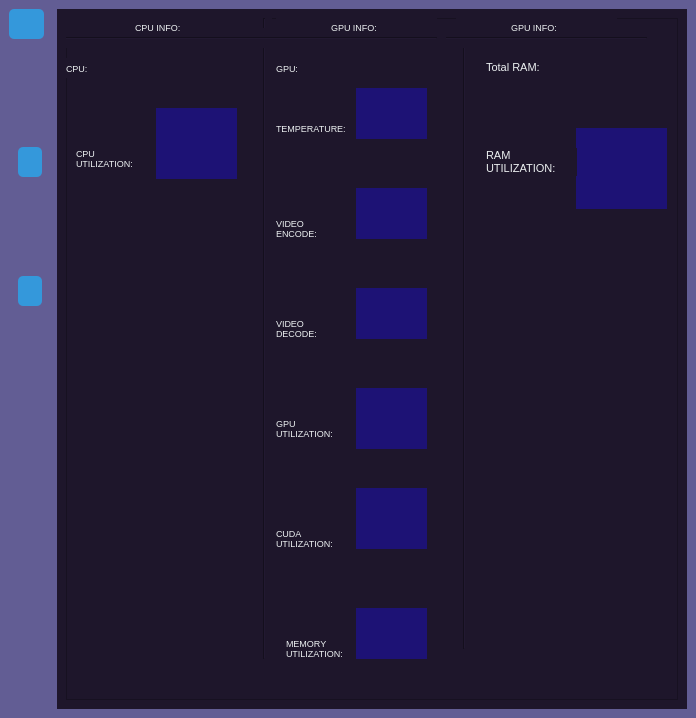
<?xml version="1.0" encoding="UTF-8"?>
<ui version="4.0">
 <class>MainWindow</class>
 <widget class="QMainWindow" name="MainWindow">
  <property name="geometry">
   <rect>
    <x>0</x>
    <y>0</y>
    <width>696</width>
    <height>718</height>
   </rect>
  </property>
  <property name="windowTitle">
   <string>MainWindow</string>
  </property>
  <property name="styleSheet">
   <string notr="true">

/* Central Widget */
QWidget#centralwidget {
    background-color: #625d94;
}

/* Labels */
QLabel {
    color: #ECF0F1;
}

/* Progress Bars */
QProgressBar {
    background-color: #34495E;
    color: #ECF0F1;
    border: none;
    border-radius: 5px;
    text-align: center;
}

QProgressBar::chunk {
    background-color: #3498DB;
    border-radius: 5px;
}

/* Buttons */
QPushButton {
    background-color: #3498DB;
    color: #ECF0F1;
    border: none;
    border-radius: 5px;
    padding: 8px 16px;
}

QPushButton:hover {
    background-color: #2980B9;
}

QPushButton:pressed {
    background-color: #1B4F72;
}

/* Group Boxes */
QGroupBox {
    background-color: #34495E;
    border: none;
    border-radius: 5px;
    padding: 10px;
}

QGroupBox::title {
    subcontrol-origin: margin;
    subcontrol-position: top center;
    padding: 0 3px;
    color: #ECF0F1;
}

/* Round Progress Bar */
RoundProgressBar {
    background-color: #34495E;
    color: #ECF0F1;
    border-radius: 50%;
}

RoundProgressBar[barStyle=&quot;2&quot;] {
    background-color: transparent;
}

RoundProgressBar[barStyle=&quot;2&quot;]::chunk {
    border-radius: 50%;
    background-color: #3498DB;
}</string>
  </property>
  <widget class="QWidget" name="centralwidget">
   <layout class="QGridLayout" name="gridLayout">
    <item row="1" column="1" rowspan="2">
     <widget class="QCustomQStackedWidget" name="myStackedWidget">
      <property name="sizePolicy">
       <sizepolicy hsizetype="Minimum" vsizetype="Minimum">
        <horstretch>0</horstretch>
        <verstretch>0</verstretch>
       </sizepolicy>
      </property>
      <property name="styleSheet">
       <string notr="true">
QWidget {
    background-color: #1e162b;
}
</string>
      </property>
      <widget class="QWidget" name="page">
       <layout class="QGridLayout" name="gridLayout_3">
        <item row="0" column="0">
         <widget class="QFrame" name="frame">
          <property name="styleSheet">
           <string notr="true">/* Central Widget */
QWidget {
    background-color: #1e162b;
}
</string>
          </property>
          <property name="frameShape">
           <enum>QFrame::StyledPanel</enum>
          </property>
          <property name="frameShadow">
           <enum>QFrame::Raised</enum>
          </property>
          <widget class="QLabel" name="label_CPU">
           <property name="geometry">
            <rect>
             <x>0</x>
             <y>40</y>
             <width>191</width>
             <height>20</height>
            </rect>
           </property>
           <property name="minimumSize">
            <size>
             <width>0</width>
             <height>19</height>
            </size>
           </property>
           <property name="maximumSize">
            <size>
             <width>16777215</width>
             <height>20</height>
            </size>
           </property>
           <property name="font">
            <font>
             <pointsize>7</pointsize>
            </font>
           </property>
           <property name="text">
            <string>CPU:</string>
           </property>
           <property name="margin">
            <number>0</number>
           </property>
           <property name="indent">
            <number>0</number>
           </property>
          </widget>
          <widget class="roundProgressBar" name="widget_cpu" native="true">
           <property name="geometry">
            <rect>
             <x>90</x>
             <y>90</y>
             <width>81</width>
             <height>71</height>
            </rect>
           </property>
           <property name="maximumSize">
            <size>
             <width>200</width>
             <height>200</height>
            </size>
           </property>
           <property name="styleSheet">
            <string notr="true">/* Central Widget */
QWidget {
    background-color: #1d1275;
}
</string>
           </property>
          </widget>
          <widget class="roundProgressBar" name="widget_ram" native="true">
           <property name="geometry">
            <rect>
             <x>510</x>
             <y>110</y>
             <width>91</width>
             <height>81</height>
            </rect>
           </property>
           <property name="maximumSize">
            <size>
             <width>118</width>
             <height>100</height>
            </size>
           </property>
           <property name="styleSheet">
            <string notr="true">/* Central Widget */
QWidget {
    background-color: #1d1275;
}
</string>
           </property>
          </widget>
          <widget class="QLabel" name="label_RAM">
           <property name="geometry">
            <rect>
             <x>420</x>
             <y>40</y>
             <width>91</width>
             <height>19</height>
            </rect>
           </property>
           <property name="sizePolicy">
            <sizepolicy hsizetype="Minimum" vsizetype="Minimum">
             <horstretch>0</horstretch>
             <verstretch>0</verstretch>
            </sizepolicy>
           </property>
           <property name="minimumSize">
            <size>
             <width>0</width>
             <height>19</height>
            </size>
           </property>
           <property name="maximumSize">
            <size>
             <width>16777215</width>
             <height>18</height>
            </size>
           </property>
           <property name="font">
            <font>
             <pointsize>8</pointsize>
            </font>
           </property>
           <property name="text">
            <string>Total RAM:</string>
           </property>
           <property name="margin">
            <number>0</number>
           </property>
           <property name="indent">
            <number>0</number>
           </property>
          </widget>
          <widget class="Line" name="line">
           <property name="geometry">
            <rect>
             <x>190</x>
             <y>0</y>
             <width>16</width>
             <height>641</height>
            </rect>
           </property>
           <property name="orientation">
            <enum>Qt::Vertical</enum>
           </property>
          </widget>
          <widget class="Line" name="line_2">
           <property name="geometry">
            <rect>
             <x>390</x>
             <y>0</y>
             <width>16</width>
             <height>631</height>
            </rect>
           </property>
           <property name="orientation">
            <enum>Qt::Vertical</enum>
           </property>
          </widget>
          <widget class="QLabel" name="label_GPU">
           <property name="geometry">
            <rect>
             <x>210</x>
             <y>40</y>
             <width>161</width>
             <height>20</height>
            </rect>
           </property>
           <property name="sizePolicy">
            <sizepolicy hsizetype="Minimum" vsizetype="Minimum">
             <horstretch>0</horstretch>
             <verstretch>0</verstretch>
            </sizepolicy>
           </property>
           <property name="minimumSize">
            <size>
             <width>0</width>
             <height>19</height>
            </size>
           </property>
           <property name="maximumSize">
            <size>
             <width>16777215</width>
             <height>20</height>
            </size>
           </property>
           <property name="font">
            <font>
             <pointsize>7</pointsize>
            </font>
           </property>
           <property name="text">
            <string>GPU:</string>
           </property>
           <property name="margin">
            <number>0</number>
           </property>
           <property name="indent">
            <number>0</number>
           </property>
          </widget>
          <widget class="roundProgressBar" name="widget_gpu" native="true">
           <property name="geometry">
            <rect>
             <x>290</x>
             <y>370</y>
             <width>71</width>
             <height>61</height>
            </rect>
           </property>
           <property name="maximumSize">
            <size>
             <width>200</width>
             <height>200</height>
            </size>
           </property>
           <property name="styleSheet">
            <string notr="true">/* Central Widget */
QWidget {
    background-color: #1d1275;
}
</string>
           </property>
          </widget>
          <widget class="QLabel" name="label_CPU_2">
           <property name="geometry">
            <rect>
             <x>0</x>
             <y>0</y>
             <width>191</width>
             <height>19</height>
            </rect>
           </property>
           <property name="minimumSize">
            <size>
             <width>0</width>
             <height>19</height>
            </size>
           </property>
           <property name="maximumSize">
            <size>
             <width>16777215</width>
             <height>20</height>
            </size>
           </property>
           <property name="font">
            <font>
             <pointsize>7</pointsize>
            </font>
           </property>
           <property name="text">
            <string>CPU INFO:</string>
           </property>
           <property name="margin">
            <number>0</number>
           </property>
           <property name="indent">
            <number>69</number>
           </property>
          </widget>
          <widget class="QLabel" name="label_CPU_4">
           <property name="geometry">
            <rect>
             <x>210</x>
             <y>0</y>
             <width>161</width>
             <height>19</height>
            </rect>
           </property>
           <property name="sizePolicy">
            <sizepolicy hsizetype="Minimum" vsizetype="Minimum">
             <horstretch>0</horstretch>
             <verstretch>0</verstretch>
            </sizepolicy>
           </property>
           <property name="minimumSize">
            <size>
             <width>0</width>
             <height>19</height>
            </size>
           </property>
           <property name="maximumSize">
            <size>
             <width>16777215</width>
             <height>20</height>
            </size>
           </property>
           <property name="font">
            <font>
             <pointsize>7</pointsize>
            </font>
           </property>
           <property name="text">
            <string>GPU INFO:</string>
           </property>
           <property name="margin">
            <number>0</number>
           </property>
           <property name="indent">
            <number>55</number>
           </property>
          </widget>
          <widget class="QLabel" name="label_GPU_2">
           <property name="geometry">
            <rect>
             <x>210</x>
             <y>400</y>
             <width>71</width>
             <height>20</height>
            </rect>
           </property>
           <property name="sizePolicy">
            <sizepolicy hsizetype="Minimum" vsizetype="Minimum">
             <horstretch>0</horstretch>
             <verstretch>0</verstretch>
            </sizepolicy>
           </property>
           <property name="minimumSize">
            <size>
             <width>0</width>
             <height>19</height>
            </size>
           </property>
           <property name="maximumSize">
            <size>
             <width>16777215</width>
             <height>20</height>
            </size>
           </property>
           <property name="font">
            <font>
             <pointsize>7</pointsize>
            </font>
           </property>
           <property name="text">
            <string>GPU UTILIZATION:</string>
           </property>
           <property name="scaledContents">
            <bool>true</bool>
           </property>
           <property name="wordWrap">
            <bool>true</bool>
           </property>
           <property name="margin">
            <number>0</number>
           </property>
           <property name="indent">
            <number>0</number>
           </property>
          </widget>
          <widget class="QLabel" name="label_GPU_3">
           <property name="geometry">
            <rect>
             <x>210</x>
             <y>510</y>
             <width>72</width>
             <height>20</height>
            </rect>
           </property>
           <property name="sizePolicy">
            <sizepolicy hsizetype="Minimum" vsizetype="Minimum">
             <horstretch>0</horstretch>
             <verstretch>0</verstretch>
            </sizepolicy>
           </property>
           <property name="minimumSize">
            <size>
             <width>0</width>
             <height>19</height>
            </size>
           </property>
           <property name="maximumSize">
            <size>
             <width>16777215</width>
             <height>20</height>
            </size>
           </property>
           <property name="font">
            <font>
             <pointsize>7</pointsize>
            </font>
           </property>
           <property name="text">
            <string>CUDA UTILIZATION:</string>
           </property>
           <property name="wordWrap">
            <bool>true</bool>
           </property>
           <property name="margin">
            <number>0</number>
           </property>
          </widget>
          <widget class="roundProgressBar" name="widget_cuda" native="true">
           <property name="geometry">
            <rect>
             <x>290</x>
             <y>470</y>
             <width>71</width>
             <height>61</height>
            </rect>
           </property>
           <property name="maximumSize">
            <size>
             <width>200</width>
             <height>200</height>
            </size>
           </property>
           <property name="styleSheet">
            <string notr="true">/* Central Widget */
QWidget {
    background-color: #1d1275;
}
</string>
           </property>
          </widget>
          <widget class="QLabel" name="label_GPU_encode">
           <property name="geometry">
            <rect>
             <x>210</x>
             <y>300</y>
             <width>61</width>
             <height>20</height>
            </rect>
           </property>
           <property name="sizePolicy">
            <sizepolicy hsizetype="Minimum" vsizetype="Minimum">
             <horstretch>0</horstretch>
             <verstretch>0</verstretch>
            </sizepolicy>
           </property>
           <property name="minimumSize">
            <size>
             <width>0</width>
             <height>19</height>
            </size>
           </property>
           <property name="maximumSize">
            <size>
             <width>16777215</width>
             <height>20</height>
            </size>
           </property>
           <property name="font">
            <font>
             <pointsize>7</pointsize>
            </font>
           </property>
           <property name="text">
            <string>VIDEO DECODE:</string>
           </property>
           <property name="wordWrap">
            <bool>true</bool>
           </property>
           <property name="margin">
            <number>0</number>
           </property>
           <property name="indent">
            <number>0</number>
           </property>
          </widget>
          <widget class="Line" name="line_8">
           <property name="geometry">
            <rect>
             <x>-10</x>
             <y>10</y>
             <width>381</width>
             <height>20</height>
            </rect>
           </property>
           <property name="orientation">
            <enum>Qt::Horizontal</enum>
           </property>
          </widget>
          <widget class="QLabel" name="label_GPU_8">
           <property name="geometry">
            <rect>
             <x>220</x>
             <y>620</y>
             <width>72</width>
             <height>20</height>
            </rect>
           </property>
           <property name="sizePolicy">
            <sizepolicy hsizetype="Minimum" vsizetype="Minimum">
             <horstretch>0</horstretch>
             <verstretch>0</verstretch>
            </sizepolicy>
           </property>
           <property name="minimumSize">
            <size>
             <width>0</width>
             <height>19</height>
            </size>
           </property>
           <property name="maximumSize">
            <size>
             <width>16777215</width>
             <height>20</height>
            </size>
           </property>
           <property name="font">
            <font>
             <pointsize>7</pointsize>
            </font>
           </property>
           <property name="text">
            <string>MEMORY UTILIZATION:</string>
           </property>
           <property name="wordWrap">
            <bool>true</bool>
           </property>
           <property name="margin">
            <number>0</number>
           </property>
          </widget>
          <widget class="roundProgressBar" name="widget_Memory" native="true">
           <property name="geometry">
            <rect>
             <x>290</x>
             <y>590</y>
             <width>71</width>
             <height>51</height>
            </rect>
           </property>
           <property name="maximumSize">
            <size>
             <width>200</width>
             <height>200</height>
            </size>
           </property>
           <property name="styleSheet">
            <string notr="true">/* Central Widget */
QWidget {
    background-color: #1d1275;
}
</string>
           </property>
          </widget>
          <widget class="roundProgressBar" name="widget_GPU_DECODE" native="true">
           <property name="geometry">
            <rect>
             <x>290</x>
             <y>270</y>
             <width>71</width>
             <height>51</height>
            </rect>
           </property>
           <property name="maximumSize">
            <size>
             <width>200</width>
             <height>200</height>
            </size>
           </property>
           <property name="styleSheet">
            <string notr="true">/* Central Widget */
QWidget {
    background-color: #1d1275;
}
</string>
           </property>
          </widget>
          <widget class="QLabel" name="label_GPU_encode_2">
           <property name="geometry">
            <rect>
             <x>210</x>
             <y>100</y>
             <width>81</width>
             <height>20</height>
            </rect>
           </property>
           <property name="sizePolicy">
            <sizepolicy hsizetype="Minimum" vsizetype="Minimum">
             <horstretch>0</horstretch>
             <verstretch>0</verstretch>
            </sizepolicy>
           </property>
           <property name="minimumSize">
            <size>
             <width>0</width>
             <height>19</height>
            </size>
           </property>
           <property name="maximumSize">
            <size>
             <width>16777215</width>
             <height>20</height>
            </size>
           </property>
           <property name="font">
            <font>
             <pointsize>7</pointsize>
            </font>
           </property>
           <property name="text">
            <string>TEMPERATURE:</string>
           </property>
           <property name="wordWrap">
            <bool>true</bool>
           </property>
           <property name="margin">
            <number>0</number>
           </property>
           <property name="indent">
            <number>0</number>
           </property>
          </widget>
          <widget class="roundProgressBar" name="widget_gpu_temperature" native="true">
           <property name="geometry">
            <rect>
             <x>290</x>
             <y>70</y>
             <width>71</width>
             <height>51</height>
            </rect>
           </property>
           <property name="maximumSize">
            <size>
             <width>200</width>
             <height>200</height>
            </size>
           </property>
           <property name="styleSheet">
            <string notr="true">/* Central Widget */
QWidget {
    background-color: #1d1275;
}
</string>
           </property>
          </widget>
          <widget class="QLabel" name="label_GPU_encode_3">
           <property name="geometry">
            <rect>
             <x>210</x>
             <y>200</y>
             <width>61</width>
             <height>20</height>
            </rect>
           </property>
           <property name="sizePolicy">
            <sizepolicy hsizetype="Minimum" vsizetype="Minimum">
             <horstretch>0</horstretch>
             <verstretch>0</verstretch>
            </sizepolicy>
           </property>
           <property name="minimumSize">
            <size>
             <width>0</width>
             <height>19</height>
            </size>
           </property>
           <property name="maximumSize">
            <size>
             <width>16777215</width>
             <height>20</height>
            </size>
           </property>
           <property name="font">
            <font>
             <pointsize>7</pointsize>
            </font>
           </property>
           <property name="text">
            <string>VIDEO ENCODE:</string>
           </property>
           <property name="wordWrap">
            <bool>true</bool>
           </property>
           <property name="margin">
            <number>0</number>
           </property>
           <property name="indent">
            <number>0</number>
           </property>
          </widget>
          <widget class="roundProgressBar" name="widget_GPU_encode" native="true">
           <property name="geometry">
            <rect>
             <x>290</x>
             <y>170</y>
             <width>71</width>
             <height>51</height>
            </rect>
           </property>
           <property name="maximumSize">
            <size>
             <width>200</width>
             <height>200</height>
            </size>
           </property>
           <property name="styleSheet">
            <string notr="true">/* Central Widget */
QWidget {
    background-color: #1d1275;
}
</string>
           </property>
          </widget>
          <widget class="QLabel" name="label_CPU_5">
           <property name="geometry">
            <rect>
             <x>390</x>
             <y>0</y>
             <width>161</width>
             <height>19</height>
            </rect>
           </property>
           <property name="sizePolicy">
            <sizepolicy hsizetype="Minimum" vsizetype="Minimum">
             <horstretch>0</horstretch>
             <verstretch>0</verstretch>
            </sizepolicy>
           </property>
           <property name="minimumSize">
            <size>
             <width>0</width>
             <height>19</height>
            </size>
           </property>
           <property name="maximumSize">
            <size>
             <width>16777215</width>
             <height>20</height>
            </size>
           </property>
           <property name="font">
            <font>
             <pointsize>7</pointsize>
            </font>
           </property>
           <property name="text">
            <string>GPU INFO:</string>
           </property>
           <property name="margin">
            <number>0</number>
           </property>
           <property name="indent">
            <number>55</number>
           </property>
          </widget>
          <widget class="Line" name="line_9">
           <property name="geometry">
            <rect>
             <x>380</x>
             <y>10</y>
             <width>201</width>
             <height>20</height>
            </rect>
           </property>
           <property name="orientation">
            <enum>Qt::Horizontal</enum>
           </property>
          </widget>
          <widget class="QLabel" name="label_CPU_6">
           <property name="geometry">
            <rect>
             <x>10</x>
             <y>130</y>
             <width>71</width>
             <height>20</height>
            </rect>
           </property>
           <property name="sizePolicy">
            <sizepolicy hsizetype="Minimum" vsizetype="Preferred">
             <horstretch>0</horstretch>
             <verstretch>0</verstretch>
            </sizepolicy>
           </property>
           <property name="minimumSize">
            <size>
             <width>0</width>
             <height>19</height>
            </size>
           </property>
           <property name="maximumSize">
            <size>
             <width>16777215</width>
             <height>20</height>
            </size>
           </property>
           <property name="font">
            <font>
             <pointsize>7</pointsize>
            </font>
           </property>
           <property name="text">
            <string>CPU UTILIZATION:</string>
           </property>
           <property name="wordWrap">
            <bool>true</bool>
           </property>
           <property name="margin">
            <number>0</number>
           </property>
           <property name="indent">
            <number>0</number>
           </property>
          </widget>
          <widget class="QLabel" name="label_RAM_2">
           <property name="geometry">
            <rect>
             <x>420</x>
             <y>130</y>
             <width>91</width>
             <height>28</height>
            </rect>
           </property>
           <property name="sizePolicy">
            <sizepolicy hsizetype="Minimum" vsizetype="Minimum">
             <horstretch>0</horstretch>
             <verstretch>0</verstretch>
            </sizepolicy>
           </property>
           <property name="minimumSize">
            <size>
             <width>0</width>
             <height>28</height>
            </size>
           </property>
           <property name="maximumSize">
            <size>
             <width>16777215</width>
             <height>27</height>
            </size>
           </property>
           <property name="font">
            <font>
             <pointsize>8</pointsize>
            </font>
           </property>
           <property name="text">
            <string>RAM UTILIZATION:</string>
           </property>
           <property name="wordWrap">
            <bool>true</bool>
           </property>
           <property name="margin">
            <number>0</number>
           </property>
           <property name="indent">
            <number>0</number>
           </property>
          </widget>
          <zorder>label_CPU</zorder>
          <zorder>widget_cpu</zorder>
          <zorder>widget_ram</zorder>
          <zorder>label_RAM</zorder>
          <zorder>line</zorder>
          <zorder>line_2</zorder>
          <zorder>label_GPU</zorder>
          <zorder>widget_gpu</zorder>
          <zorder>label_GPU_2</zorder>
          <zorder>label_GPU_3</zorder>
          <zorder>widget_cuda</zorder>
          <zorder>label_GPU_encode</zorder>
          <zorder>label_GPU_8</zorder>
          <zorder>widget_Memory</zorder>
          <zorder>widget_GPU_DECODE</zorder>
          <zorder>label_GPU_encode_2</zorder>
          <zorder>widget_gpu_temperature</zorder>
          <zorder>label_GPU_encode_3</zorder>
          <zorder>widget_GPU_encode</zorder>
          <zorder>line_9</zorder>
          <zorder>label_CPU_5</zorder>
          <zorder>line_8</zorder>
          <zorder>label_CPU_2</zorder>
          <zorder>label_CPU_6</zorder>
          <zorder>label_RAM_2</zorder>
          <zorder>label_CPU_4</zorder>
         </widget>
        </item>
       </layout>
      </widget>
      <widget class="QWidget" name="page_2"/>
     </widget>
    </item>
    <item row="2" column="0">
     <widget class="QCustomSlideMenu" name="menu_widget" native="true">
      <property name="sizePolicy">
       <sizepolicy hsizetype="Minimum" vsizetype="Minimum">
        <horstretch>0</horstretch>
        <verstretch>0</verstretch>
       </sizepolicy>
      </property>
      <property name="minimumSize">
       <size>
        <width>42</width>
        <height>0</height>
       </size>
      </property>
      <property name="maximumSize">
       <size>
        <width>42</width>
        <height>16777215</height>
       </size>
      </property>
      <layout class="QVBoxLayout" name="verticalLayout">
       <item>
        <widget class="QPushButton" name="page1ss">
         <property name="sizePolicy">
          <sizepolicy hsizetype="Minimum" vsizetype="Maximum">
           <horstretch>0</horstretch>
           <verstretch>0</verstretch>
          </sizepolicy>
         </property>
         <property name="text">
          <string/>
         </property>
         <property name="icon">
          <iconset resource="../Qss/icons/_icons.qrc">
           <normaloff>:/feather/icons/feather/monitor.png</normaloff>:/feather/icons/feather/monitor.png</iconset>
         </property>
        </widget>
       </item>
       <item>
        <widget class="QPushButton" name="page2ssss">
         <property name="sizePolicy">
          <sizepolicy hsizetype="Minimum" vsizetype="Maximum">
           <horstretch>0</horstretch>
           <verstretch>0</verstretch>
          </sizepolicy>
         </property>
         <property name="text">
          <string/>
         </property>
         <property name="icon">
          <iconset resource="../Qss/icons/_icons.qrc">
           <normaloff>:/material_design/icons/material_design/network_check.png</normaloff>:/material_design/icons/material_design/network_check.png</iconset>
         </property>
        </widget>
       </item>
       <item>
        <spacer name="verticalSpacer">
         <property name="orientation">
          <enum>Qt::Vertical</enum>
         </property>
         <property name="sizeType">
          <enum>QSizePolicy::Maximum</enum>
         </property>
         <property name="sizeHint" stdset="0">
          <size>
           <width>20</width>
           <height>300</height>
          </size>
         </property>
        </spacer>
       </item>
      </layout>
     </widget>
    </item>
    <item row="1" column="0">
     <widget class="QPushButton" name="open_close_side_bar_btn">
      <property name="sizePolicy">
       <sizepolicy hsizetype="Minimum" vsizetype="Fixed">
        <horstretch>0</horstretch>
        <verstretch>0</verstretch>
       </sizepolicy>
      </property>
      <property name="minimumSize">
       <size>
        <width>35</width>
        <height>0</height>
       </size>
      </property>
      <property name="maximumSize">
       <size>
        <width>35</width>
        <height>16777215</height>
       </size>
      </property>
      <property name="text">
       <string/>
      </property>
     </widget>
    </item>
   </layout>
  </widget>
 </widget>
 <customwidgets>
  <customwidget>
   <class>roundProgressBar</class>
   <extends>QWidget</extends>
   <header location="global">PySide2extn.RoundProgressBar.h</header>
   <container>1</container>
  </customwidget>
  <customwidget>
   <class>QCustomSlideMenu</class>
   <extends>QWidget</extends>
   <header location="global">Custom_Widgets.QCustomSlideMenu.h</header>
   <container>1</container>
  </customwidget>
  <customwidget>
   <class>QCustomQStackedWidget</class>
   <extends>QStackedWidget</extends>
   <header location="global">Custom_Widgets.QCustomQStackedWidget.h</header>
   <container>1</container>
  </customwidget>
 </customwidgets>
 <resources>
  <include location="../Qss/icons/_icons.qrc"/>
 </resources>
 <connections/>
</ui>
